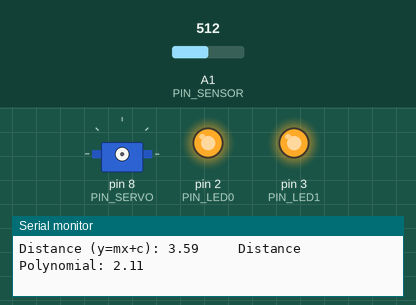
This sketch was run on a simulated Arduino Uno, built with avr-gcc and run on an emulated ATmega328P. Parts: servo, output pins drawn as LEDs (lit = HIGH), the last lines printed to the serial monitor. Dashed ring = blinking. The inputs (shaded band) are chosen by the test bench; at power-on: A1 (PIN_SENSOR) = 512.

Above: at 1.2 s.
1.3 s: A1 (PIN_SENSOR) set to 306
At 3.9 s:
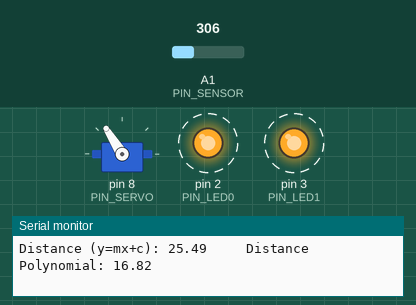
4.3 s: A1 (PIN_SENSOR) set to 716
At 7.2 s:
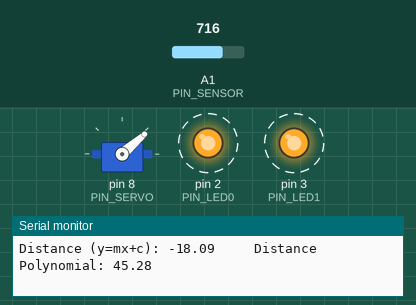
7.3 s: A1 (PIN_SENSOR) set to 0
At 9.9 s:
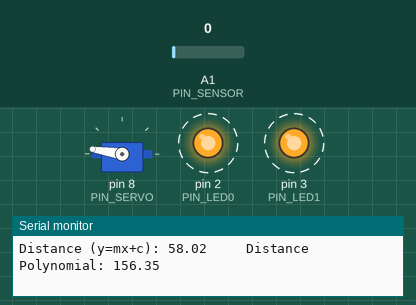
10.3 s: A1 (PIN_SENSOR) set to 900
At 12.3 s:
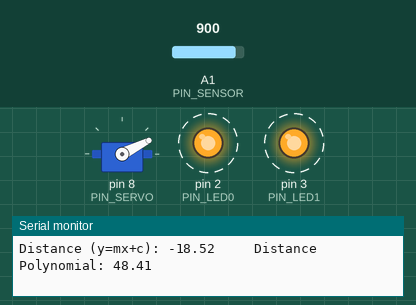
13.3 s: A1 (PIN_SENSOR) set to 683
16.3 s: A1 (PIN_SENSOR) set to 673
At 18.93 s:
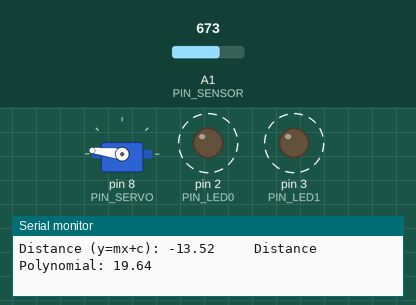
Timing chart, 0 to 20.3 s (numbered marks = the images above; inputs shaded):
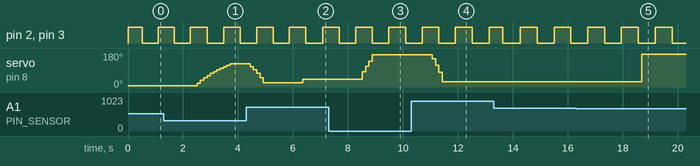

Measured:
- the behaviour switches between 674 and 673 on A1 (PIN_SENSOR) (found by bisection; images 4 and 5)
- after the input at 1.3 s, servo on pin 8 (PIN_SERVO): moves from 7° to 122° over 1.2 s, starting after 1.2 s
- after the input at 4.3 s, servo on pin 8 (PIN_SERVO): 122° → 108° after 0.14 s, → 91° 0.12 s later, → 72° 0.12 s later, → 49° 0.12 s later, … (6 changes in this stretch)
- after the input at 7.3 s, servo on pin 8 (PIN_SERVO): moves from 41° to 171° over 0.48 s, starting after 1.1 s
- after the input at 10.3 s, servo on pin 8 (PIN_SERVO): 171° → 150° after 0.77 s, → 116° 0.12 s later, → 79° 0.12 s later, → 27° 0.12 s later
- after the input at 16.3 s, servo on pin 8 (PIN_SERVO): 27° → 173° after 2.4 s
- by itself, pin 2 (PIN_LED0), pin 3 (PIN_LED1): alternates HIGH for 0.61 s and LOW for 0.61 s

The sketch:

c_depthSensor.ino
```cpp
//////////////////////////////////////////////////////////////////////////////////////////////////////////////////////////////////////////////////////////////////
//Defining Pinouts////////////////////////////////////////////////////////////////////////////////////////////////////////////////////////////////////////////////
//////////////////////////////////////////////////////////////////////////////////////////////////////////////////////////////////////////////////////////////////

#define PIN_SENSOR A1         //Rename Pin A1 to PIN_SENSOR

//////////////////////////////////////////////////////////////////////////////////////////////////////////////////////////////////////////////////////////////////
//Defining Array Variables////////////////////////////////////////////////////////////////////////////////////////////////////////////////////////////////////////
//////////////////////////////////////////////////////////////////////////////////////////////////////////////////////////////////////////////////////////////////

const int Elements=20;
int Readings[Elements];

//////////////////////////////////////////////////////////////////////////////////////////////////////////////////////////////////////////////////////////////////
//Define Distance Class///////////////////////////////////////////////////////////////////////////////////////////////////////////////////////////////////////////
//Defining Private Varibles///////////////////////////////////////////////////////////////////////////////////////////////////////////////////////////////////////
//////////////////////////////////////////////////////////////////////////////////////////////////////////////////////////////////////////////////////////////////

class DistanceSensor {
  private:
    unsigned long NextTimeChange = 0;
    unsigned long OnTime;
    unsigned long CurrentTime;
    byte Pin;
    float Voltage;
    float Distance;
    float DistancePoly;
    int SensorAverage = 0;
    double Total = 0;
    int Index = 0;
    bool CalcDist;
    bool Startup;

//////////////////////////////////////////////////////////////////////////////////////////////////////////////////////////////////////////////////////////////////
//Pass data into private varibles/////////////////////////////////////////////////////////////////////////////////////////////////////////////////////////////////
//////////////////////////////////////////////////////////////////////////////////////////////////////////////////////////////////////////////////////////////////

  public:
     DistanceSensor(byte Pin, unsigned long OnTime) {
        this->Pin = Pin;                                              //Pass value for Pin to Private Class
        this->OnTime = OnTime;                                        //Pass value for OnTime to Private Class

        pinMode(Pin, INPUT);                                          //Declare Pin as an Input
    }
//////////////////////////////////////////////////////////////////////////////////////////////////////////////////////////////////////////////////////////////////
//Smooth Analog Read Values///////////////////////////////////////////////////////////////////////////////////////////////////////////////////////////////////////
//////////////////////////////////////////////////////////////////////////////////////////////////////////////////////////////////////////////////////////////////

    void SmoothInput() {
        Total = Total - Readings[Index];                //Subtract Reading in Index position from Total before adding new reading
        Readings[Index] = getSensorValue();             //Get Value From Sensor
        Total = Total + Readings[Index];                //Add new reading to total
        Index = Index + 1;                              //Iterate to next position
        if (Startup) {                                  //If Bool Startup is true divide total by the index number to get average
          SensorAverage = Total/Index;
          if (Index==Elements){                         //When all elements have been populated change bool startup to false
            Startup=false;                              //This will allow for smoother initial startup
          }
        }
        else{
          SensorAverage = Total/Elements;               //Average the sum of the array
        }
        if (Index >= Elements) {                        //If at last index position loop back to begaining
          Index = 0;
        }
    }

//////////////////////////////////////////////////////////////////////////////////////////////////////////////////////////////////////////////////////////////////
//Initialize Values In Array//////////////////////////////////////////////////////////////////////////////////////////////////////////////////////////////////////
//////////////////////////////////////////////////////////////////////////////////////////////////////////////////////////////////////////////////////////////////

    void Initialize(){
      for (int thisReading = 0; thisReading < Elements; thisReading++) {        //Iterates through Array setting values to 0
        Readings[thisReading] = 0;
      }
      Startup = true;
    }

//////////////////////////////////////////////////////////////////////////////////////////////////////////////////////////////////////////////////////////////////
//Calculates Distance/////////////////////////////////////////////////////////////////////////////////////////////////////////////////////////////////////////////
//////////////////////////////////////////////////////////////////////////////////////////////////////////////////////////////////////////////////////////////////

    void CalcDistance() {
      CheckTime();
      if(CalcDist){
        Voltage = SensorAverage * (5.0 / 1023.0);                                                                           //Calculate Voltage
        Distance = -21.75*(Voltage) + 58.021;                                                                               //Calculate y=mx+c
        DistancePoly = 12.275*pow(Voltage,4) - 92.759*pow(Voltage,3) + 252.03*pow(Voltage,2) - 303.81*(Voltage) + 156.35;   //Calculate Polynomial
        Print();
      }
    }

//////////////////////////////////////////////////////////////////////////////////////////////////////////////////////////////////////////////////////////////////
//Time Control for Smoothing and Sending Data/////////////////////////////////////////////////////////////////////////////////////////////////////////////////////
//////////////////////////////////////////////////////////////////////////////////////////////////////////////////////////////////////////////////////////////////

    void CheckTime(){
      CurrentTime = millis();                               //Checks time and stores as CurrentTime
      if(CurrentTime >= NextTimeChange){                    //If CurrentTime is less than NextTimeChange
        CalcDist = true;                                    //Set CalDistbool = True
        NextTimeChange = NextTimeChange + OnTime;           //Increase NextTimeChange by OnTime
      }
      else{
        CalcDist = false;                                   //Else set CalDistbool = False
      }
    }

//////////////////////////////////////////////////////////////////////////////////////////////////////////////////////////////////////////////////////////////////
//Prints Distance Data////////////////////////////////////////////////////////////////////////////////////////////////////////////////////////////////////////////
//////////////////////////////////////////////////////////////////////////////////////////////////////////////////////////////////////////////////////////////////

    void Print() {
       Serial.print("Distance (y=mx+c): ");                      //Print to Terminal "Distance (y=mx+c): "
       Serial.print(Distance);                                   //Print to Terminal Distance Value
       Serial.print("     ");                                    //Print to Terminal "Space"
       Serial.print("Distance Polynomial: ");                    //Print to Terminal "Distance Polynomial: "
       Serial.print(DistancePoly);                               //Print to Terminal DistancePoly Value
       Serial.println(" ");                                      //Print to Terminal " " and start new line
    }

//////////////////////////////////////////////////////////////////////////////////////////////////////////////////////////////////////////////////////////////////
//Get Sensor Value////////////////////////////////////////////////////////////////////////////////////////////////////////////////////////////////////////////////
//////////////////////////////////////////////////////////////////////////////////////////////////////////////////////////////////////////////////////////////////

    int getSensorValue(){                          //Stores value from sensor as getSensorValue
      return analogRead(PIN_SENSOR);
    }

//////////////////////////////////////////////////////////////////////////////////////////////////////////////////////////////////////////////////////////////////
//Get Poly Distance///////////////////////////////////////////////////////////////////////////////////////////////////////////////////////////////////////////////
//////////////////////////////////////////////////////////////////////////////////////////////////////////////////////////////////////////////////////////////////

    float getPolyDistance(){                      //Stores DistancePoly as getPolyDistance for use in Servo Class
      return DistancePoly;
    }
};

//////////////////////////////////////////////////////////////////////////////////////////////////////////////////////////////////////////////////////////////////
```

a_BlinkerClass.ino
```cpp
//////////////////////////////////////////////////////////////////////////////////////////////////////////////////////////////////////////////////////////////////
//Defining Pinouts////////////////////////////////////////////////////////////////////////////////////////////////////////////////////////////////////////////////
//////////////////////////////////////////////////////////////////////////////////////////////////////////////////////////////////////////////////////////////////

#define PIN_LED0 2        //Rename Pin 2 to PIN_LED0
#define PIN_LED1 3        //Rename Pin 3 to PIN_LED1

//////////////////////////////////////////////////////////////////////////////////////////////////////////////////////////////////////////////////////////////////
//Define Distance Class///////////////////////////////////////////////////////////////////////////////////////////////////////////////////////////////////////////
//Defining Private Varibles///////////////////////////////////////////////////////////////////////////////////////////////////////////////////////////////////////
//////////////////////////////////////////////////////////////////////////////////////////////////////////////////////////////////////////////////////////////////

class Blinker {

  private:

    byte pinLED;
    boolean ledState = LOW;
    unsigned long timeLedOn;
    unsigned long timeLedOff;
    unsigned long nextChangeTime = 0;

//////////////////////////////////////////////////////////////////////////////////////////////////////////////////////////////////////////////////////////////////
//Pass data into private varibles/////////////////////////////////////////////////////////////////////////////////////////////////////////////////////////////////
//////////////////////////////////////////////////////////////////////////////////////////////////////////////////////////////////////////////////////////////////

  public:                                                                         // Passing data into private varibles

    Blinker(byte pinLED, unsigned long timeLedOn, unsigned long timeLedOff) {
      this->pinLED = pinLED;
      this->timeLedOn = timeLedOn;
      this->timeLedOff = timeLedOff;

      pinMode(pinLED, OUTPUT);                                                    // Declaring the PinMode to Output
    }

//////////////////////////////////////////////////////////////////////////////////////////////////////////////////////////////////////////////////////////////////
//TURN ON OR OFF LEDS///////////////////////////////////////////////////////////////////////////////////////////////////////////////////////////////////////
//////////////////////////////////////////////////////////////////////////////////////////////////////////////////////////////////////////////////////////////////

    void check() {
      unsigned long currentTime = millis();

      if(currentTime >= nextChangeTime) {                                         // If time is greaterthan or equal to the values passed do this

        if(ledState) {                                                            // If the LED is On turn it Off
          ledState = LOW;
          nextChangeTime = currentTime + timeLedOff;
        }
        else{                                                                     // If the LED is OFF turn it ON
          ledState = HIGH;
          nextChangeTime = currentTime + timeLedOn;
        }

        digitalWrite(pinLED, ledState);                                           //Change LED Stated to the output stated
      }
    }
};

//////////////////////////////////////////////////////////////////////////////////////////////////////////////////////////////////////////////////////////////////
//////////////////////////////////////////////////////////////////////////////////////////////////////////////////////////////////////////////////////////////////
//////////////////////////////////////////////////////////////////////////////////////////////////////////////////////////////////////////////////////////////////
```

z_main.ino
```cpp
//////////////////////////////////////////////////////////////////////////////////////////////////////////////////////////////////////////////////////////////////
//Class Varibles Declaration//////////////////////////////////////////////////////////////////////////////////////////////////////////////////////////////////////
//////////////////////////////////////////////////////////////////////////////////////////////////////////////////////////////////////////////////////////////////

Blinker BlinkLED0 = Blinker(PIN_LED0, 500, 500);              // CLASS BLINKER(LED NAME, LED ON TIME, LED OFF TIME)
Blinker BlinkLED1 = Blinker(PIN_LED1, 500, 500);              // CLASS BLINKER(LED NAME, LED ON TIME, LED OFF TIME)
DistanceSensor DS = DistanceSensor(PIN_SENSOR,20);            // CLASS DEPTHSENSOR(SENSOR NAME, CALCULATE DISTANCE INTERVALS)
ServoActuator SA = ServoActuator (PIN_SERVO, 50, 10, 20);     // CLASS SERVO(SERVO NAME, SERVO OUTPUT INTERVALS, LOWER DIS = ANGLE 0, UPPER DIS = ANGLE 180)

//////////////////////////////////////////////////////////////////////////////////////////////////////////////////////////////////////////////////////////////////
//Program Setup///////////////////////////////////////////////////////////////////////////////////////////////////////////////////////////////////////////////////
//////////////////////////////////////////////////////////////////////////////////////////////////////////////////////////////////////////////////////////////////

void setup() {
  Serial.begin(9600);
  DS.Initialize();                                            //Initialize Values in DepthSensor Array
}

//////////////////////////////////////////////////////////////////////////////////////////////////////////////////////////////////////////////////////////////////
//Main Program////////////////////////////////////////////////////////////////////////////////////////////////////////////////////////////////////////////////////
//////////////////////////////////////////////////////////////////////////////////////////////////////////////////////////////////////////////////////////////////

void loop() {
  BlinkLED0.check();                                          //Blink LED 1 ON/OFF
  BlinkLED1.check();                                          //Blink LED 2 ON/OFF
  DS.SmoothInput();                                           //Read and Smooth Input
  DS.CalcDistance();                                          //Calculate the Distance based on Averaged Input
  DS.Print();                                                 //Print Distance to terminal Window
  SA.setAngle(DS.getPolyDistance());                          //Convert distance to angular rotation
  SA.ActuateServo();                                          //Physical output to servo
}
```

Source omitted: b_servo.ino (5837 bytes)
